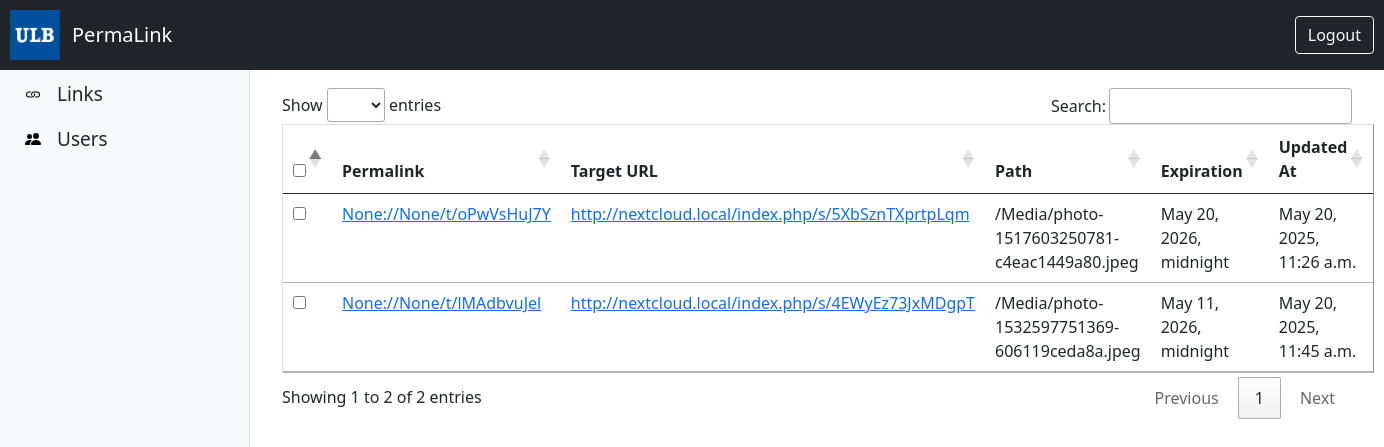
The page /link/ (signed in) on the database as committed earlier.
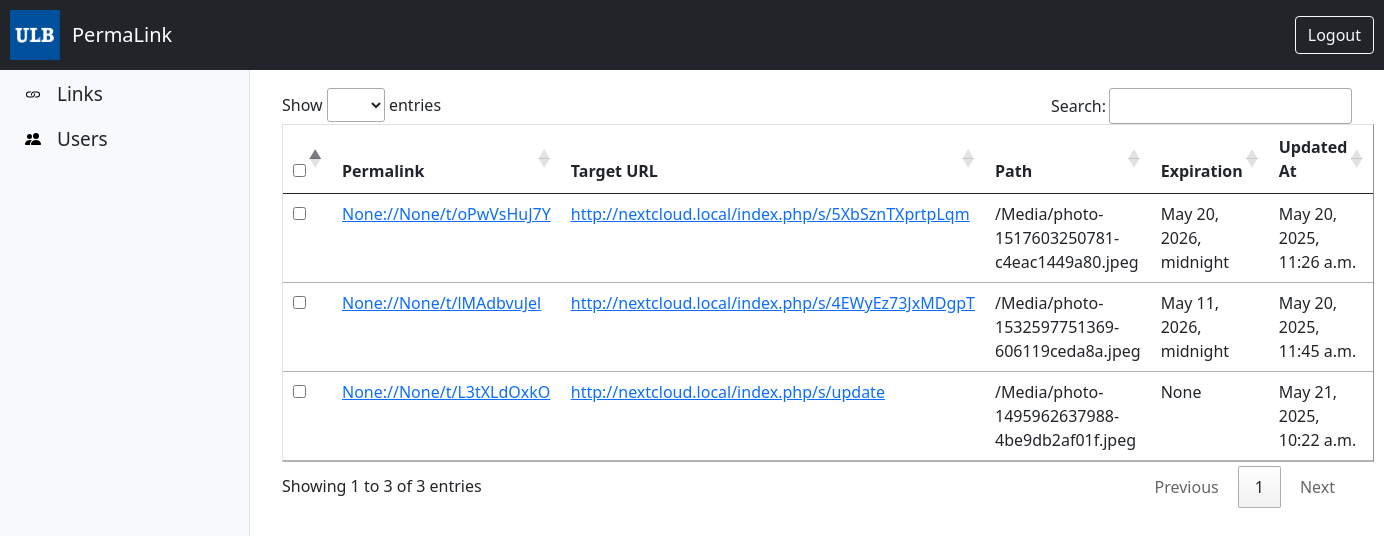
The same page on the database as committed later.
### link/models.py (models this page shows, shortened)
class Link(models.Model):
    user = models.ForeignKey(User, on_delete=models.CASCADE, related_name="link")
    share = models.ForeignKey(Share, on_delete=models.CASCADE, related_name="share")
    created_at = models.DateTimeField(auto_now_add=True)
    updated_at = models.DateTimeField(auto_now=True)
    token = models.CharField(
        validators=[MinLengthValidator(8)],
        max_length=50,
        verbose_name="Token",
        unique=True,
        null=False,
    )
    class Meta:
        unique_together = ("user", "token")

class Share(models.Model):
    uid = models.IntegerField(primary_key=True)
    target_url = models.URLField(verbose_name="Target URL")
    path = models.CharField()
    expiration = models.DateTimeField(null=True)

### link/views/views.py (the view)
# urls.py: path("", LinkListView.as_view(), name="link-home"),
@method_decorator([login_required], name="dispatch")
class LinkListView(ListView):
    model = Link
    template_name = "links.html"
    context_object_name = "links"
    def get_queryset(self):
        update_shares_object(self.request)
        return Link.objects.filter(user=self.request.user)

### link/auth.py (called while the page is built, shortened)
def get_valid_access_token(request):
    token = request.session.get("oauth_token")
    if not token:
        return None  # Not authenticated

### link/context_processors.py (called while the page is built)
def get_host():
    domain = SITE_DOMAIN
    if domain == "localhost":
        domain = "localhost:8080"
    return f"{SITE_PROTOCOL}://{domain}/t"

def host(request):
    return {"HOST": get_host()}

### link/views/nextcloud_views.py (called while the page is built, shortened)
def update_shares_object(request):
    access_token = get_valid_access_token(request)
    if not access_token:
        return redirect("login")  # or raise 403

### link/templates/links.html (shortened to what this page needs)
{% extends 'base.html' %}
{% load static %}
{% block pagecontent %}
<table id="links" border="1" class="table delete-row-example">
    <thead>
        <tr>
            <th><input type="checkbox" id="selectAll"></th>
            <th>Permalink</th>
            <th>Target URL</th>
            <th>Path</th>
            <th>Expiration</th>
            <th>Updated At</th>
        </tr>
    </thead>
    <tbody>
        {% for link in links %}
            {% include "link_row.html" with link=link %}
        {% empty %}
        <tr>
            <td colspan="3">You haven't created any links yet.</td>
        </tr>
        {% endfor %}
    </tbody>
</table>
{% endblock %}

### link/templates/base.html (shortened to what this page needs)
{% load static %}
<!DOCTYPE html>
<html lang="en">
<head>
    <link href="https://cdn.jsdelivr.net/npm/bootstrap-icons@1.9.1/font/bootstrap-icons.css" rel="stylesheet">
    <link href="https://cdn.jsdelivr.net/npm/bootstrap@5.0.2/dist/css/bootstrap.min.css" rel="stylesheet">
    <link rel="stylesheet" type="text/css" href="https://cdn.datatables.net/1.12.1/css/jquery.dataTables.min.css">
</head>
<body>
	<nav class="navbar navbar-expand-lg navbar-dark bg-dark fixed-top" style="padding-left:10px; padding-right:10px; height:70px;">
        <img src="{% static 'ULB.png' %}" width='50px'>
		<div class="container-fluid">
            <a class="navbar-brand" href="#">PermaLink</a>
        </div>
        <div>
            <form method="post" action="{% url 'logout' %}">
                <button type="submit" class="btn btn-outline-light">Logout</button>
            </form>
        </div>
	</nav>
	<div class="sidebar border-end">
		<ul class="nav flex-column">
			<li class="nav-item">
            <img src="{% static 'link.svg' %}" alt="link">
                <a class="nav-link" href="{% url 'link-home' %}">Links</a>
			</li>
			<li class="nav-item">
            <img src="{% static 'people-fill.svg' %}" alt="users">
				<a class="nav-link" href="#users">Users</a>
			</li>
		</ul>
	</div>
    <div class="content">
        {% block pagecontent %}{% endblock %}
    </div>
</body>
</html>

### link/templates/link_row.html
<tr id="link-{{ link.id }}">
    <td><input type="checkbox" class="row-checkbox" value="{{ link.id }}"></td>
    <td><a href="{{ HOST }}/{{ link.token }}">{{ HOST }}/{{ link.token }}</a></td>
    <td><a href="{{ link.target_url }}">{{ link.share.target_url }}</a></td>
    <td>{{ link.share.path }}</td>
    <td>{{ link.share.expiration }}</td>
    <td>{{ link.updated_at }}</td>
</tr>

### link/templates/base.html (style rules this page uses)
body { overflow-x: hidden; }
.sidebar { height: 100vh; position: fixed; top: 56px; left: 0; width: 250px; background-color: #f8f9fa; padding-top: 1rem; }
.content { margin-left: 250px; padding: 2rem; margin-top: 56px; }
.nav-item { font-size: 19px; display: flex; align-items: center; padding-left: 25px; }
.nav-item a { color: inherit; text-decoration: none; }

Rows that differ between the two databases and show on the page:
added Link: HOST "None://None/t", token "L3tXLdOxkO", share.target_url "http://nextcloud.local/index.php/s/update", share.path "/Media/photo-1495962637988-4be9db2af01f.jpeg", share.expiration "None", updated_at "May 21, 2025, 10:22 a.m."
Other text that changed with them:
text written by a page script: "Show entries Search: Showing 1 to 2 of 2 entries Previous 1 Next" → "Show entries Search: Showing 1 to 3 of 3 entries Previous 1 Next"
